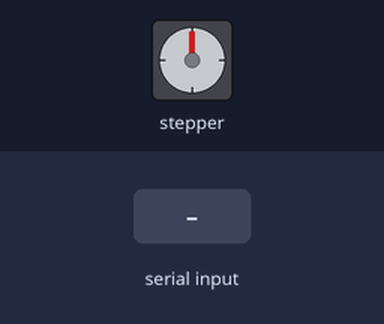
The sketch below on a simulated Arduino Uno, built with avr-gcc and run on an emulated ATmega328P. Parts: stepper motor. The test bench sets the inputs (shaded band). Stepper angles assume 200 steps per turn.

Above: at 1.2 s.
1.3 s: "+" received over Serial
At 3.74 s:
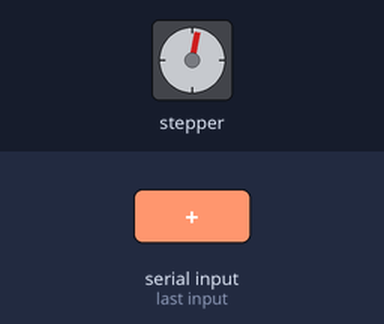
4.3 s: "-" received over Serial
At 7.2 s:
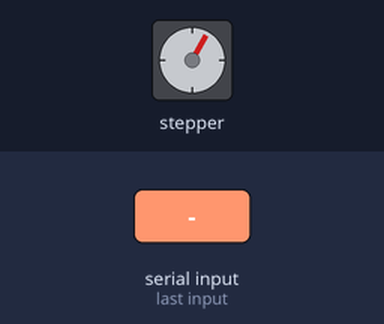
7.3 s: "+" received over Serial
At 10.32 s:
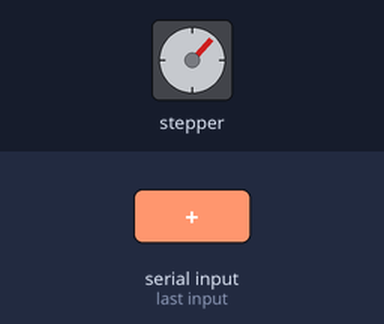
Timing chart, 0 to 27.0 s (numbered marks = the images above; inputs shaded):
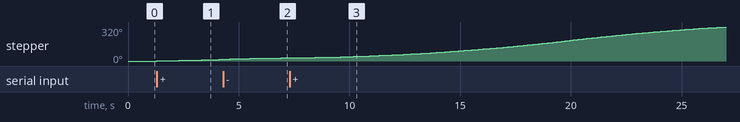

The sketch:

accelstepper_test.ino
```cpp
#include <AccelStepper.h>

AccelStepper stepper(1, 2, 5);

void setup(){
  Serial.begin(9600);
  stepper.setMaxSpeed(100);
  stepper.setSpeed(100);
  stepper.setCurrentPosition(0);
}

void loop(){
  if (Serial.available() > 0){
    int inByte = Serial.read();
    switch (inByte){
      case '+':
      stepper.moveTo(200);
      break;
      case '-':
      stepper.moveTo(-200);
      break;
    }
  }
  stepper.run();
}
```
